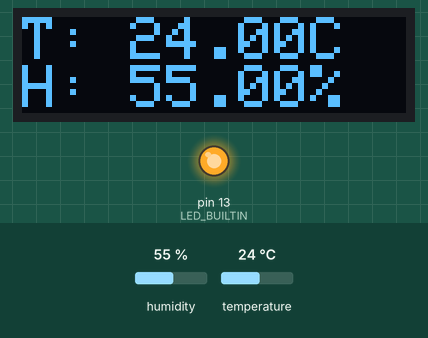
Recording of a sketch running on a simulated Arduino Pro Mini, built with avr-gcc and run on an emulated ATmega328P. Shown: 128×32 one-colour display, output pins drawn as LEDs (lit = HIGH). Inputs (shaded band) come from the test bench; at power-on: humidity 55 %, temperature 24 °C. The display library's start-up logo is not drawn; what the sketch prints to the serial monitor is not drawn.

Above: at 6.8 s.
6.9 s: humidity set to 22 %
At 13.5 s:
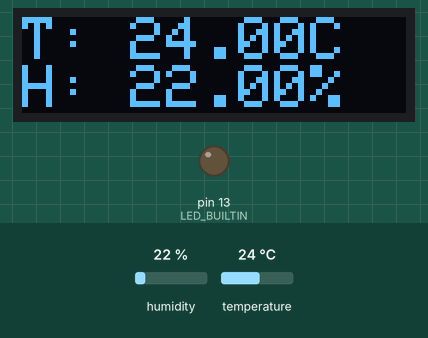
18.8 s: temperature set to 12 °C
At 24.6 s:
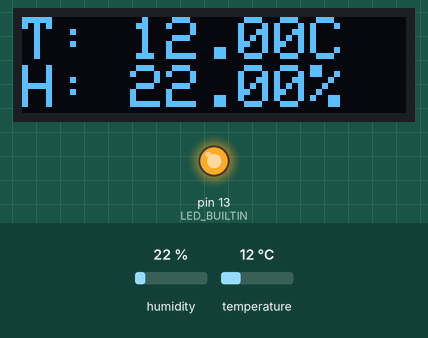
25.7 s: humidity set to 40 %
At 32.1 s:
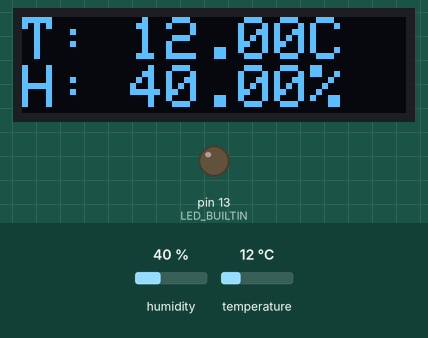
32.4 s: temperature set to 19 °C
At 38.4 s:
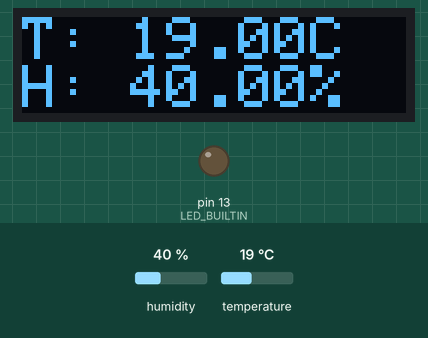
Timing chart, 0 to 39.9 s (numbered marks = the images above; inputs shaded):
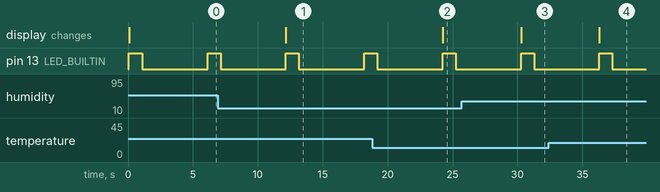

The sketch:

pro-mini-watering.ino
```cpp
#include <SPI.h>
#include <Wire.h>
#include <Adafruit_GFX.h>
#include <Adafruit_SSD1306.h>
#include "DHT.h"

#define SCREEN_WIDTH 128 // OLED display width, in pixels
#define SCREEN_HEIGHT 32 // OLED display height, in pixels
// Declaration for an SSD1306 display connected to I2C (SDA, SCL pins)
#define OLED_RESET     4 // Reset pin # (or -1 if sharing Arduino reset pin)

Adafruit_SSD1306 display(SCREEN_WIDTH, SCREEN_HEIGHT, &Wire, OLED_RESET);

#define DHTPIN 4     // Digital pin connected to the DHT sensor
#define DHTTYPE DHT21   // DHT 21 (AM2301)

DHT dht(DHTPIN, DHTTYPE);

void setup() {
  Serial.begin(9600);

  // initialize digital pin LED_BUILTIN as an output.
  pinMode(LED_BUILTIN, OUTPUT);

  // SSD1306_SWITCHCAPVCC = generate display voltage from 3.3V internally
  if(!display.begin(SSD1306_SWITCHCAPVCC, 0x3C)) { // Address 0x3C for 128x32
    Serial.println(F("SSD1306 allocation failed"));
    for(;;); // Don't proceed, loop forever
  }

  // Show initial display buffer contents on the screen --
  // the library initializes this with an Adafruit splash screen.
  display.display();

  digitalWrite(LED_BUILTIN, HIGH);   // turn the LED on (HIGH is the voltage level)

  dht.begin();
  Serial.println(F("DHTxx test!"));
}

void loop() {
  display.clearDisplay();
  display.setCursor(0,0);

  // Reading temperature or humidity takes about 250 milliseconds!
  // Sensor readings may also be up to 2 seconds 'old' (its a very slow sensor)
  float h = dht.readHumidity();
  // Read temperature as Celsius (the default)
  float t = dht.readTemperature();
  // Read temperature as Fahrenheit (isFahrenheit = true)
  float f = dht.readTemperature(true);

  // Check if any reads failed and exit early (to try again).
  if (isnan(h) || isnan(t) || isnan(f)) {
    Serial.println(F("Failed to read from DHT sensor!"));
    return;
  }

  // Compute heat index in Fahrenheit (the default)
  float hif = dht.computeHeatIndex(f, h);
  // Compute heat index in Celsius (isFahreheit = false)
  float hic = dht.computeHeatIndex(t, h, false);

  Serial.print(F("Humidity: "));
  Serial.print(h);
  Serial.print(F("%  Temperature: "));
  Serial.print(t);
  Serial.print(F("°C "));
  Serial.print(f);
  Serial.print(F("°F  Heat index: "));
  Serial.print(hic);
  Serial.print(F("°C "));
  Serial.print(hif);
  Serial.println(F("°F"));

  displayText("T: ");
  displayNumber(t);
  displayText("C\n");
  displayText("H: ");
  displayNumber(h);
  displayText("%");

  display.display();

  digitalWrite(LED_BUILTIN, HIGH);   // turn the LED on (HIGH is the voltage level)
  delay(1000);                       // wait for a second
  digitalWrite(LED_BUILTIN, LOW);    // turn the LED off by making the voltage LOW
  delay(5000);                       // wait for a second
}

void displayText(char* str) {
  display.setTextSize(2);             // Normal 1:1 pixel scale
  display.setTextColor(SSD1306_WHITE);        // Draw white text
  display.print(str);
}

void displayNumber(float val) {
  display.setTextSize(2);             // Normal 1:1 pixel scale
  display.setTextColor(SSD1306_WHITE);        // Draw white text
  display.print(val);
}
```

Measured:
- after the input at 6.9 s, the display: changes after 5.3 s (image 1)
- after the input at 18.8 s, the display: changes after 5.4 s (image 2)
- after the input at 25.7 s, the display: changes after 4.6 s (image 3)
- after the input at 32.4 s, the display: changes after 3.9 s (image 4)
- by itself, pin 13 (LED_BUILTIN): alternates HIGH for 1.0 s and LOW for 5.0 s
